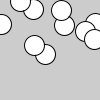
Frame 1 (no input)
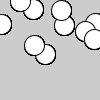
Frame 60 (the mouse pressed at the canvas centre just before this capture)
Frame 120 (the mouse held since frame 60 and released just before this capture): identical to frame 60, image omitted

The Processing sketch that drew these frames (run headless with seeded random() and noise(); from frame 60 on, the mouse is pressed at the canvas centre):

// Processing sketch: Class13_InClassForArray
// ── Class13_InClassForArray.pde

// create an array of x and ys
int[] arrayX;
int[] arrayY;

void setup() {
  
  // declare the arrays to have 10 values
  arrayX = new int[10];
  arrayY = new int[10];
  
  // loop through. Each one give it a random number between 0 and width or height
  
  for (int i = 0; i < 10; i++) {
    arrayX[i] = int(random(0, width));
    arrayY[i] = int(random(0, height));
  }
  
}
void draw() {
  
  // draw them all!
  for (int i = 0; i < 10; i++) {
    ellipse(arrayX[i], arrayY[i], 20, 20);
  }
}
